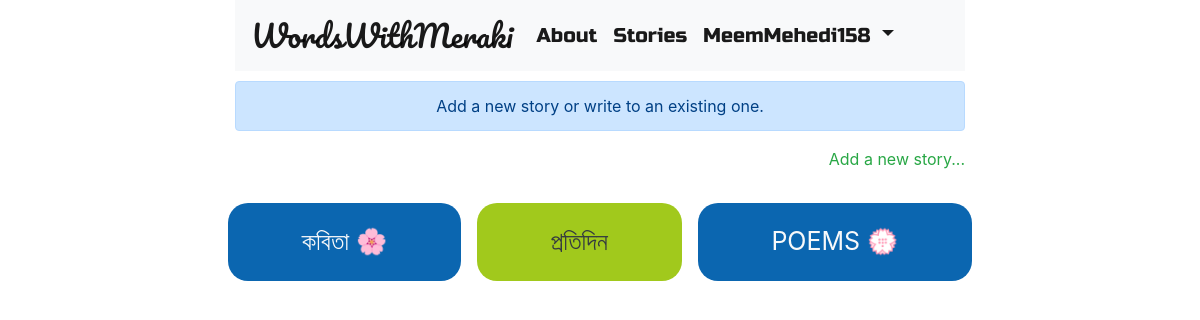
Page /stories/ (signed in) on the committed database.
### blog/models.py (models this page shows, shortened)
class Story(models.Model):
    author = models.ForeignKey('auth.User', on_delete=models.CASCADE)
    story_name = models.CharField(max_length=256)
    story_trailer = models.TextField(blank=True)
    create_date = models.DateTimeField(default=timezone.now)

### blog/views.py (the view)
# urls.py: path('stories/', views.StoryListView.as_view(), name='stories'),
class StoryListView(ListView):
    model = Story
    context_object_name = 'stories'

### blog/templates/blog/story_list.html (shortened to what this page needs)
{% extends 'blog/base.html' %}
{% block content %}
{% if user.is_authenticated %}
<div class="alert alert-primary text-center">
  Add a new story or write to an existing one.
</div>
<a class="float-right text-success" href="{% url 'new_story' %}">Add a new story...</a><br><br>
{% endif %}
<div class="row text-center">
  {% for story in stories %}
      {% ifequal forloop.counter|divisibleby:"2" True %}
        <div class="card-body active-cases mx-2 my-2" style="background-color: #a1c91c; border-radius: 20px;">
          <a class="card-title text-dark" style="font-size:25px" href="{% url 'story_parts' story.pk %}">{{story.story_name}}</a>
        </div>
      {% else %}
        <div class="card-body active-cases mx-2 my-2" style="background-color: #0b66b0; border-radius: 20px;">
          <a class="card-title text-light" style="font-size:25px" href="{% url 'story_parts' story.pk %}">{{story.story_name}}</a>
        </div>
      {% endifequal %}
  {% endfor %}
</div>
{% endblock %}

### blog/templates/blog/base.html (shortened to what this page needs)
<!DOCTYPE html>
{% load static %}
<html>
<head>
  <link rel="stylesheet" href="https://stackpath.bootstrapcdn.com/bootstrap/4.4.1/css/bootstrap.min.css">
  <link rel="stylesheet" href="https://use.fontawesome.com/releases/v5.7.0/css/all.css">
  <link rel="stylesheet" href="https://cdnjs.cloudflare.com/ajax/libs/font-awesome/4.7.0/css/font-awesome.min.css">
  <link rel="stylesheet" href="{% static 'css/blog.css' %}">
<body class='loader'>
<div class="container">
  <div class="row">
    <div class="col-md-2"></div>
    <div class="col-md-8">
      <nav class="navbar navbar-expand-lg navbar-light bg-light techfont custom-navbar">
        <a style="font-size:30px" class="navbar-brand big-brand" href="{% url 'post_list' %}">WordsWithMeraki</a>
        <div class="collapse navbar-collapse" id="navbarNavAltMarkup">
          <div class="navbar-nav navbar-center" style="font-size:20px">
            <a class="nav-item nav-link active" href="{% url 'about' %}">About</a>
            <a class="nav-item nav-link active" href="{% url 'stories' %}">Stories</a>
            {% if user.is_authenticated %}
              <li class="nav-item dropdown">
                <a class="nav-link active dropdown-toggle" href="#" id="navbarDropdown" role="button" data-toggle="dropdown" aria-haspopup="true" aria-expanded="false">
                {{user.username}}
                </a>
              </li>
            {% else %}
              <a class='nav-item nav-link active' href="{% url 'login' %}"><span class="fas fa-user"></span></a>
            {% endif %}
          </div>
        </div>
      </nav>
    </div>
    <div class="col-md-2"></div>
  </div>
</div>
  <div class="content container">
    <div class="row">
      <div class="col-md-2"></div>
      <div class="col-md-8">
        <div class="blog_posts">
          {% block content %}
          {% endblock %}
        </div>
      </div>
      <div class="col-md-2"></div>
    </div>
  </div>
</body>
</html>

### blog/static/css/blog.css (style rules this page uses)
.techfont { font-family: 'Russo One', sans-serif; font-size: 2.5em; margin-bottom: 10px; }
.big-brand { font-family: 'Pacifico', cursive; }

### rows in the picture
Story: story_name "কবিতা 🌸"
Story: story_name "প্রতিদিন"
Story: story_name "POEMS 💮"

### other values in the picture
{{ user.username }} "MeemMehedi158"
